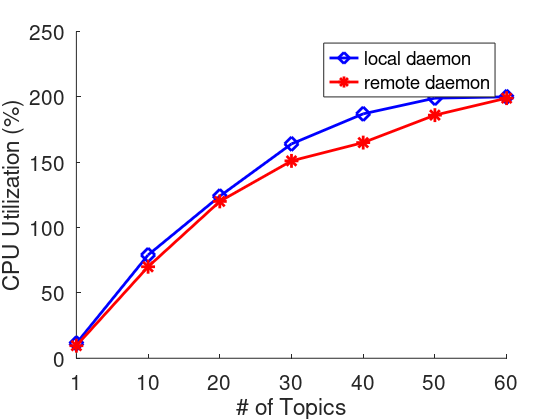

Recreate this plot in MATLAB.
clear all;

% display(sprintf('%0.2f',prctile(x,99)));
% display(sprintf('%0.2f',prctile(x,99.9)));
% display(sprintf('boxboxbox'));
% 

f1 = figure;
hold on;

% M1=[ee_200_160_4_1(3000:13000,:)/1000000 ee_210_160_4_1(3000:13000,:)/1000000 ee_220_160_4_1(3000:13000,:)/1000000];
% 
% M2=[ee_200_160_4_2(3000:13000,:)/1000000 ee_210_160_4_2(3000:13000,:)/1000000 ee_220_160_4_2(3000:13000,:)/1000000];

%M1=dump_1_0(1:30,:);
%M2=dump_1_10(1:30,:);

M1=[11.4 79 124 164 187 199 200];
M2=[9.6 70 120 151 165 186 199]


x=[1:7]


% h1 = errorbar(y_1, e_1, 'color', 'k', 'linewidth', 2, 'displayname', 'Prio', 'linestyle', '-');
% h2 = errorbar(y_2, e_2, 'color', 'r', 'linewidth', 2, 'displayname', 'VATC', 'linestyle', '-');

% h1 = plot(x, M1(:,1), 'color', 'k', 'linewidth', 2,  'linestyle', '-');
% h2 = plot(x, M1(:,2), 'color', 'r', 'linewidth', 2,  'linestyle', '-');
% h3 = plot(x, M1(:,3), 'color', 'b', 'linewidth', 2,  'linestyle', '-');
h1 = plot(x, M1,'d','markersize',10, 'color', 'b', 'linewidth', 2,  'linestyle', '-');
h2 = plot(x, M2,'*','markersize',10, 'color', 'r', 'linewidth', 2,  'linestyle', '-');


%h3 = plot(x, M2(:,3), 'color', 'b', 'linewidth', 2,  'linestyle', '-');
%h4 = errorbar(x, y_4, L4,U4, 'color', 'r', 'marker', 'd','markersize',10,'linewidth', 1,  'linestyle', '--');

ylim([0 250]);
% for i=1:10
% set(h1(i,:),'LineWidth',1.5);
% end

%  tx = [8.5 8.5];
%  ty = [0 2700];
%  h = line(tx, ty, 'color', 'k', 'linewidth', 2);
% tx = [6.5 6.5];
% h = line(tx, ty, 'color', 'k', 'linewidth', 3);

ylabel('CPU Utilization (%)', 'fontsize', 15);
% xlabel('# of high-prio topics ', 'fontsize', 15);
xlabel('# of Topics', 'fontsize', 15);
legend('local daemon', 'remote daemon');
%legend('RTM-, 0 high-prio topic','RTM-, 10 high-prio topics');
set(gca, 'XTick', 1:1:7);
set(gca, 'FontSize', 15);
set(gca, 'XTickLabel', {'1','10','20','30','40','50','60','70'});
%set(gcf, 'Position', [0 0 940 1058]);
set(gcf, 'PaperPositionMode', 'auto');
print -depsc fig/old;
% close(gcf);